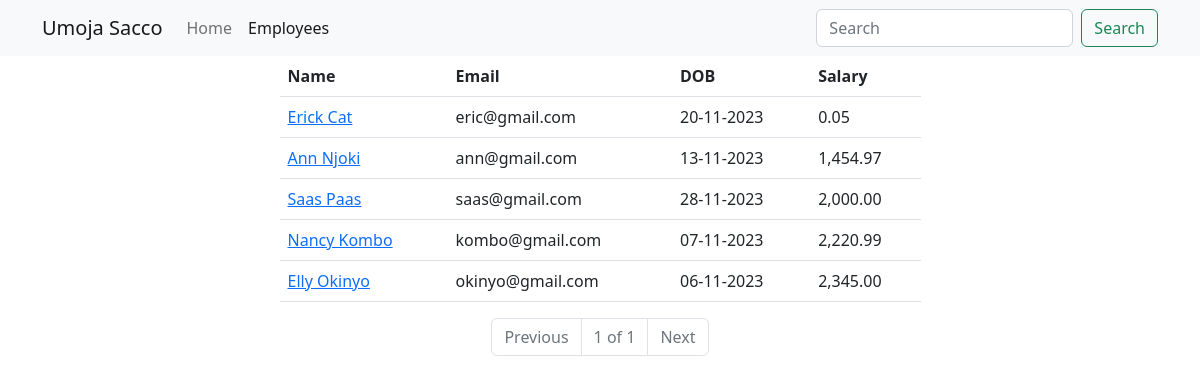
Page /employees?page=6 on the earlier database version.
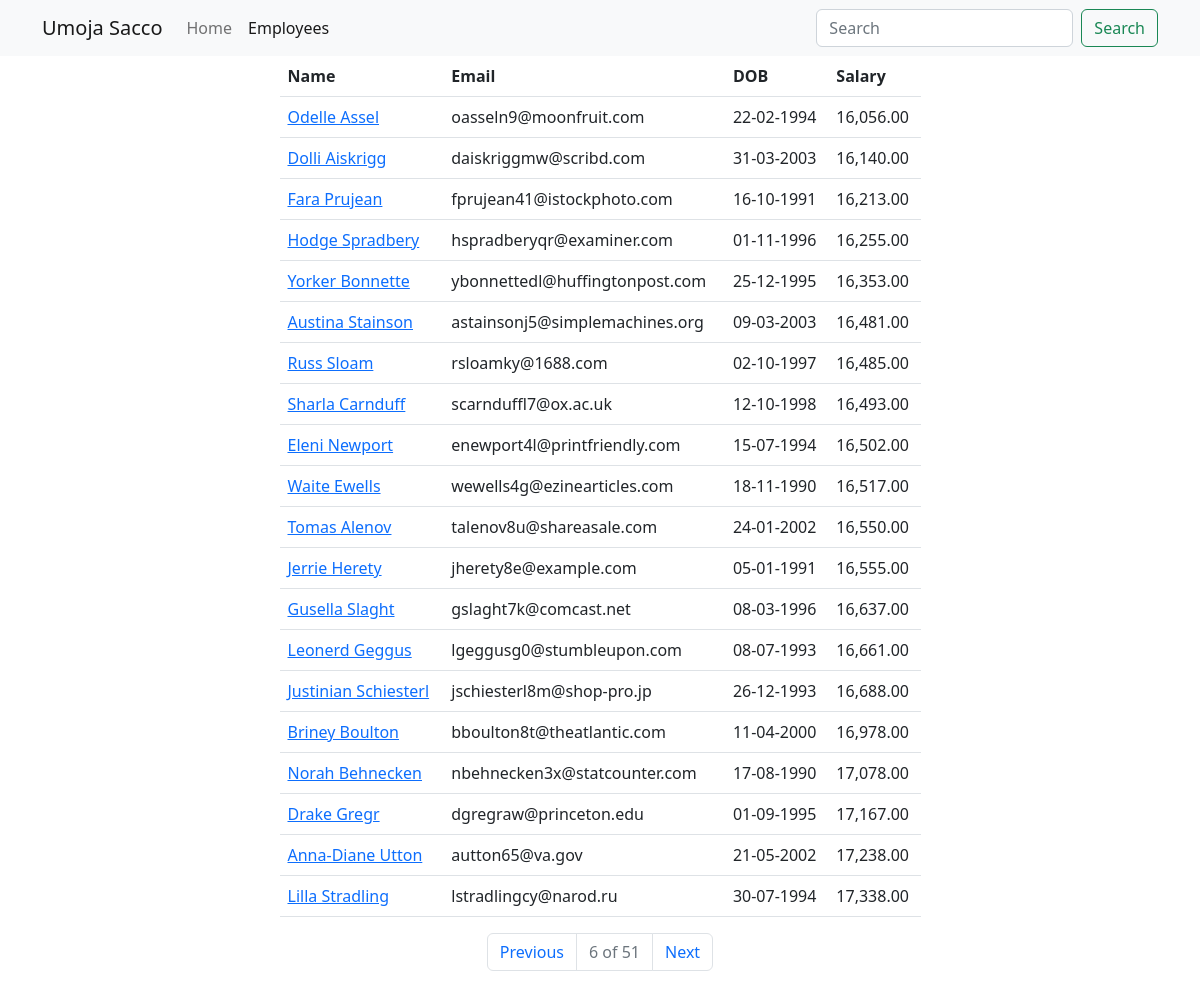
Same page on the later database version.
### main_app/models.py (models this page shows, shortened)
class Employee(models.Model):
    name = models.CharField(max_length=40)
    email = models.EmailField(unique=True)
    dob = models.DateField(null=True)
    salary = models.DecimalField(max_digits=7, decimal_places=2)  # 67000.58
    disabled = models.BooleanField(default=False)
    profile = models.ImageField(upload_to=unique_img_name, null=True, default="employees/employee.png")
    created_at = models.DateTimeField(auto_now_add=True, null=True)  # Once during creation
    updated_at = models.DateTimeField(auto_now=True, null=True)  # Every time an update happens
    class Meta:
        verbose_name = 'Employee'
        verbose_name_plural = 'Employees'
        ordering = ["salary"]

### main_app/views.py (the view)
# urls.py: path('employees', views.all_employees, name="all"),
def all_employees(request):
    employees = Employee.objects.all()  # SELECT * FROM employees
    paginator = Paginator(employees, 20)
    page_number = request.GET.get("page")
    data = paginator.get_page(page_number)
    return render(request, "all_employees.html", {"employees": data})

### templates/all_employees.html (shortened to what this page needs)
{% extends "base_template.html" %}
{% load humanize %}
{% block content %}
    {% include 'navbar.html' %}
    <div class="container">
        <div class="row justify-content-center">
            <div class="col-sm-7">
                <table class="table">
                    <thead>
                    <tr>
                        <th>Name</th>
                        <th>Email</th>
                        <th>DOB</th>
                        <th>Salary</th>
                    </tr>
                    </thead>
                    <tbody>
                    {% for employee in employees %}
                        <tr>
                            <td>
                                <a href="/employees/{{ employee.id }}">{{ employee.name | title }}</a>
                            </td>
                            <td>{{ employee.email }}</td>
                            <td>{{ employee.dob | date:'d-m-Y' }}</td>
                            <td>{{ employee.salary | intcomma }}</td>
                        </tr>
                    {% endfor %}
                    </tbody>
                </table>
                <nav aria-label="Page navigation example">
                    <ul class="pagination justify-content-center">
                        {% if employees.has_previous %}
                            <li class="page-item">
                                <a class="page-link" href='?page={{ employees.previous_page_number }}'>Previous</a>
                            </li>
                        {% else %}
                            <li class="page-item disabled">
                                <a class="page-link" href='' tabindex="-1" aria-disabled="True">Previous</a>
                            </li>
                        {% endif %}
                           <li class="page-item disabled">
                                <a class="page-link" href='' tabindex="-1" aria-disabled="True">{{ employees.number }} of {{ employees.paginator.num_pages }}</a>
                            </li>
                        {% if employees.has_next %}
                            <li class="page-item">
                                <a class="page-link" href='?page={{ employees.next_page_number }}'>Next</a>
                            </li>
                        {% else %}
                            <li class="page-item disabled">
                                <a class="page-link" href='' tabindex="-1" aria-disabled="True">Next</a>
                            </li>
                        {% endif %}
                    </ul>
                </nav>
            </div>
        </div>
    </div>
{% endblock %}

Differences in the rows shown:
no longer on this page (row edited): Employee: name "Erick Cat", email "eric@gmail.com", dob "20-11-2023", salary "0.05"
no longer on this page (row edited): Employee: name "Ann Njoki", email "ann@gmail.com", dob "13-11-2023", salary "1,454.97"
no longer on this page (row edited): Employee: name "Saas Paas", email "saas@gmail.com", dob "28-11-2023", salary "2,000.00"
removed Employee: name "Nancy Kombo", email "kombo@gmail.com", dob "07-11-2023", salary "2,220.99"
no longer on this page (row edited): Employee: name "Elly Okinyo", email "okinyo@gmail.com", dob "06-11-2023", salary "2,345.00"
added Employee: name "Odelle Assel", email "oasseln9@moonfruit.com", dob "22-02-1994", salary "16,056.00"
added Employee: name "Dolli Aiskrigg", email "daiskriggmw@scribd.com", dob "31-03-2003", salary "16,140.00"
added Employee: name "Fara Prujean", email "fprujean41@istockphoto.com", dob "16-10-1991", salary "16,213.00"
added Employee: name "Hodge Spradbery", email "hspradberyqr@examiner.com", dob "01-11-1996", salary "16,255.00"
added Employee: name "Yorker Bonnette", email "ybonnettedl@huffingtonpost.com", dob "25-12-1995", salary "16,353.00"
added Employee: name "Austina Stainson", email "astainsonj5@simplemachines.org", dob "09-03-2003", salary "16,481.00"
added Employee: name "Russ Sloam", email "rsloamky@1688.com", dob "02-10-1997", salary "16,485.00"
added Employee: name "Sharla Carnduff", email "scarnduffl7@ox.ac.uk", dob "12-10-1998", salary "16,493.00"
added Employee: name "Eleni Newport", email "enewport4l@printfriendly.com", dob "15-07-1994", salary "16,502.00"
added Employee: name "Waite Ewells", email "wewells4g@ezinearticles.com", dob "18-11-1990", salary "16,517.00"
added Employee: name "Tomas Alenov", email "talenov8u@shareasale.com", dob "24-01-2002", salary "16,550.00"
added Employee: name "Jerrie Herety", email "jherety8e@example.com", dob "05-01-1991", salary "16,555.00"
added Employee: name "Gusella Slaght", email "gslaght7k@comcast.net", dob "08-03-1996", salary "16,637.00"
added Employee: name "Leonerd Geggus", email "lgeggusg0@stumbleupon.com", dob "08-07-1993", salary "16,661.00"
added Employee: name "Justinian Schiesterl", email "jschiesterl8m@shop-pro.jp", dob "26-12-1993", salary "16,688.00"
added Employee: name "Briney Boulton", email "bboulton8t@theatlantic.com", dob "11-04-2000", salary "16,978.00"
added Employee: name "Norah Behnecken", email "nbehnecken3x@statcounter.com", dob "17-08-1990", salary "17,078.00"
added Employee: name "Drake Gregr", email "dgregraw@princeton.edu", dob "01-09-1995", salary "17,167.00"
added Employee: name "Anna-Diane Utton", email "autton65@va.gov", dob "21-05-2002", salary "17,238.00"
added Employee: name "Lilla Stradling", email "lstradlingcy@narod.ru", dob "30-07-1994", salary "17,338.00"
Other differences:
{{ employees.number }}: "1" → "6"
{{ employees.paginator.num_pages }}: "1" → "51"
